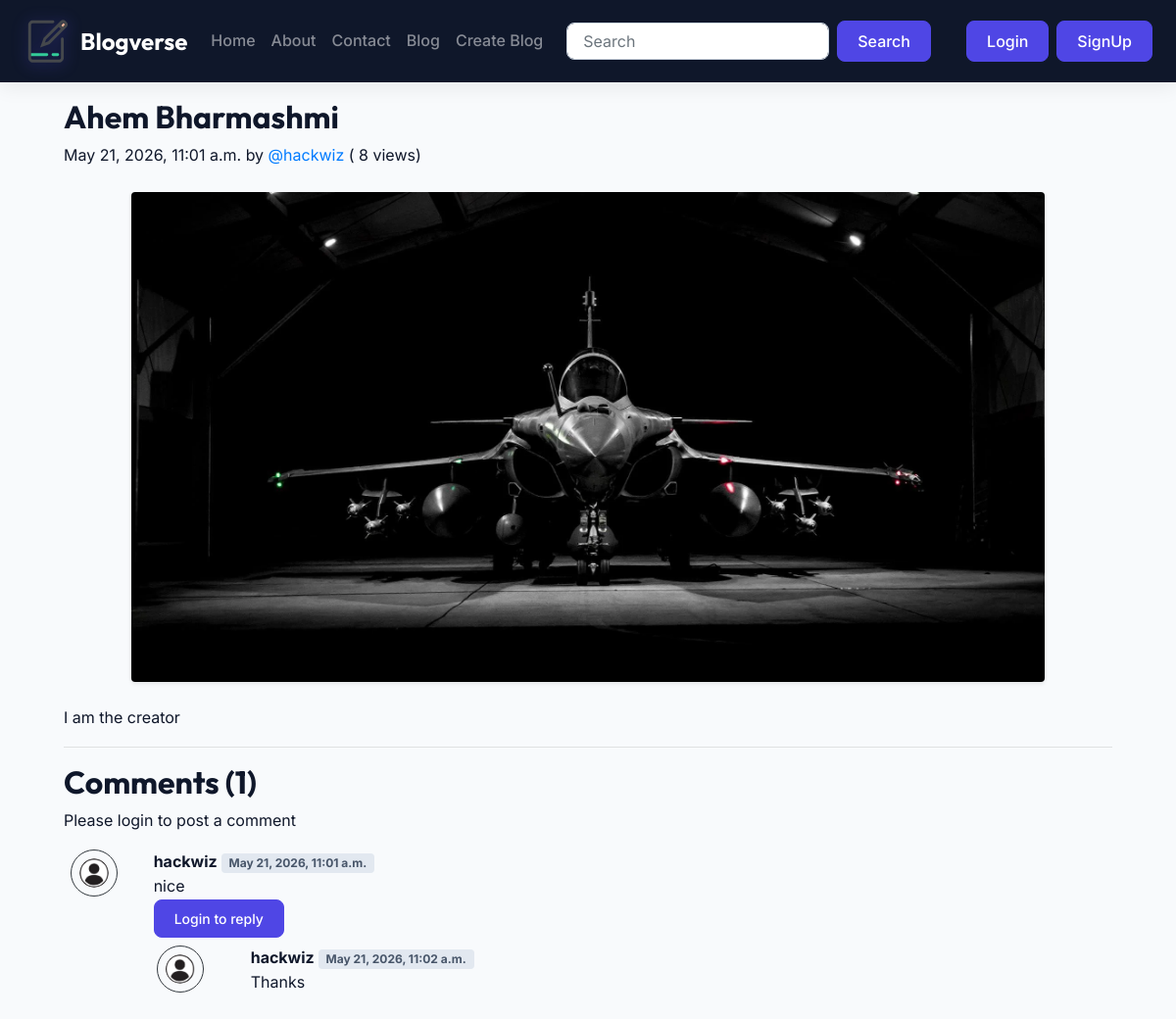
Screenshot of /blog/Ahem+Bharmashmi/ with the database file from the repository.
### blog/models.py (models this page shows, shortened)
class Post(models.Model):
    sno = models.AutoField(primary_key=True)
    title = models.CharField(max_length=255)
    author = models.CharField(max_length=255)
    slug = models.CharField(max_length=130, default='title')
    views = models.IntegerField(default=0)
    timeStamp = models.DateTimeField(blank=True, auto_now_add=True)
    file = models.FileField(upload_to='uploads/', null=True, blank=True)
    content = models.TextField()
    def save(self, *args, **kwargs):
        if not self.slug:
            self.slug = slugify(self.title.replace(" ", "+"))
        super().save(*args, **kwargs)

class BlogComment(models.Model):
    sno = models.AutoField(primary_key=True)
    comment = models.TextField()
    user = models.ForeignKey(User, on_delete=models.CASCADE)
    post = models.ForeignKey(Post, on_delete=models.CASCADE)
    parent = models.ForeignKey("self", on_delete=models.CASCADE, null=True)
    timestamp = models.DateTimeField(default=now)

### blog/views.py (the view)
# urls.py: path("<str:slug>/", views.blogPost, name="blogPost"),
def blogPost(request, slug):
    post = Post.objects.filter(slug=slug).first()
    comments = None
    replyDict = {}
    if post:
        post.views = post.views + 1
        post.save()
        comments = BlogComment.objects.filter(post=post, parent=None)
        replies = BlogComment.objects.filter(post=post).exclude(parent=None)
        replyDict = {}
        for reply in replies:
            if reply.parent.sno not in replyDict.keys():
                replyDict[reply.parent.sno] = [reply]
            else:
                replyDict[reply.parent.sno].append(reply)
    context = {'post': post, 'comments': comments,
               'user': request.user, 'replyDict': replyDict}
    return render(request, "blog/blogPost.html", context)

### blog/templatetags/extras.py (called while the page is built)
@register.filter(name="get_val")
def get_val(dict, key):
    return dict.get(key)

### templates/blog/blogPost.html (shortened to what this page needs)
{% extends 'base.html' %}
{% block body %}
{% load humanize %}
{% load extras %}
<div class="container my-3">
    <h2 class="blog-post-title">{{post.title}}
    </h2>
    <p class="blog-post-meta">{{post.timeStamp}} by <a href="{% url 'viewprofile' %}?username={{post.author}}">@{{post.author}}</a> (<span>
            {{post.views}}
            views</span>)</p>
    {% if post.file %}
    <div class="my-4 text-center">
        {% if ".mp4" in post.file.url|lower or ".mov" in post.file.url|lower %}
        <video width="100%" style="max-height: 450px; max-width: 800px; border-radius: 12px;" controls>
            <source src="{{ post.file.url }}" type="video/mp4">
            Your browser does not support the video tag.
        </video>
        {% else %}
        <img src="{{ post.file.url }}" alt="{{ post.title }}" class="img-fluid rounded shadow-sm" style="max-height: 500px; object-fit: cover;">
        {% endif %}
    </div>
    {% endif %}
    <p>{{post.content|safe}}</p>
    <hr>
</div>
<div class="container">
    <h2> Comments ({{comments.count}}) </h2>
    <div class="my-2">
        {% if user.is_authenticated %}
        <form action="{% url 'postComment' %}" method="post">
            {% csrf_token %}
            <div class="form-group">
                <label for="exampleInputEmail1">Post Comment </label>
                <input type="text" class="form-control" name="comment" placeholder="Enter comment here">
            </div>
            <input type="hidden" name="postSno" value="{{post.sno}}">
            <input type="hidden" name="parentSno" value="">
            <button type="submit" class="btn btn-primary">Submit</button>
        </form>
        {% else %}
        Please login to post a comment
        {% endif %}
    </div>
    {% for comment in comments %}
    <div class="row my-3">
        <div class="col-md-1  ">
            <img class="rounded mx-auto d-block w-100 border border-dark p-2" src="/static/img/user.webp" alt="user">
        </div>
        <div class="col-md-11 ">
            <b> {{comment.user.username}} </b> <span class="badge badge-secondary ">{{comment.timestamp}}</span>
            <div>{{comment.comment}}</div>
            <div class="reply mx-0">
                {% if user.is_authenticated %}
                <button class="btn btn-sm btn-primary" type="button" data-toggle="collapse"
                    data-target="#replyBox{{comment.sno}}" aria-expanded="false"
                    aria-controls="replyBox{{comment.sno}}">
                    Reply
                </button>
                <div class="collapse" id="replyBox{{comment.sno}}">
                    <div class="card card-body my-2">
                        <form action="{% url 'postComment' %}" method="post">
                            {% csrf_token %}
                            <div class="form-group">
                                <label for="comment">Post a reply </label>
                                <input type="text" class="form-control" name="comment" placeholder="Enter comment here">
                                <input type="hidden" name="parentSno" value="{{comment.sno}}">
                            </div>
                            <input type="hidden" name="postSno" value="{{post.sno}}">
                            <button type="submit" class="btn btn-primary">Submit</button>
                        </form>
                    </div>
                </div>
                {% else %}
                <button class="btn btn-sm btn-primary" type="button" data-toggle="collapse"
                    data-target="#replyBox{{comment.sno}}" aria-expanded="false"
                    aria-controls="replyBox{{comment.sno}}">
                    Login to reply
                </button>
                {% endif %}
                <div class="replies my-2 ">
                    {% for reply in replyDict|get_val:comment.sno %}
                    <div class="row my-2">
                        <div class="col-md-1 ">
                            <img class="rounded mx-auto d-block w-100 border border-dark p-2" src="/static/img/user.webp" alt="user">
                        </div>
                        <div class="col-md-11">
                            <div class="col-md-11 ">
                                <b> {{reply.user.username}} </b> <span class="badge badge-secondary ">{{reply.timestamp}}</span>
                                <div>{{reply.comment}}</div>
                            </div>
                            <br>
                        </div>
                    </div>
                    {% endfor %}
                </div>
            </div>
        </div>
    </div>
    {% endfor %}
</div>
{% endblock %}

### static/css/style.css (style rules this page uses)
:root { --primary-color: #4f46e5; --primary-hover: #4338ca; --secondary-color: #06b6d4; --background-color: #f8fafc; --card-bg: #ffffff; --text-main: #0f172a; --text-muted: #64748b; --nav-bg: #0f172a; --footer-bg: #0f172a; --accent-glow: rgba(79, 70, 229, 0.15); }
body { font-family: 'Inter', sans-serif; background-color: var(--background-color); color: var(--text-main); line-height: 1.6; }
h1, h2, h3, h4, h5, h6 { font-family: 'Outfit', sans-serif; font-weight: 700; color: var(--text-main); }
.btn { border-radius: 8px; font-weight: 500; padding: 0.5rem 1.25rem; transition: all 0.2s ease; }
.btn-primary { background-color: var(--primary-color); border-color: var(--primary-color); }
.rounded.mx-auto.d-block.w-100 { border-radius: 50% !important; max-width: 48px; height: 48px; object-fit: cover; }
.badge-secondary { background-color: #e2e8f0; color: #475569; font-size: 0.75rem; padding: 0.25rem 0.5rem; border-radius: 4px; }
.container { max-width: 1100px; }

### rows the page displays
Post: title "Ahem Bharmashmi", timeStamp "May 21, 2026, 11:01 a.m.", author "hackwiz", views "8", file (picture), content "I am the creator"
BlogComment: user.username "hackwiz", timestamp "May 21, 2026, 11:01 a.m.", comment "nice"
BlogComment: user.username "hackwiz", timestamp "May 21, 2026, 11:02 a.m.", comment "Thanks"

### other values shown
{{ comments.count }} "1"
